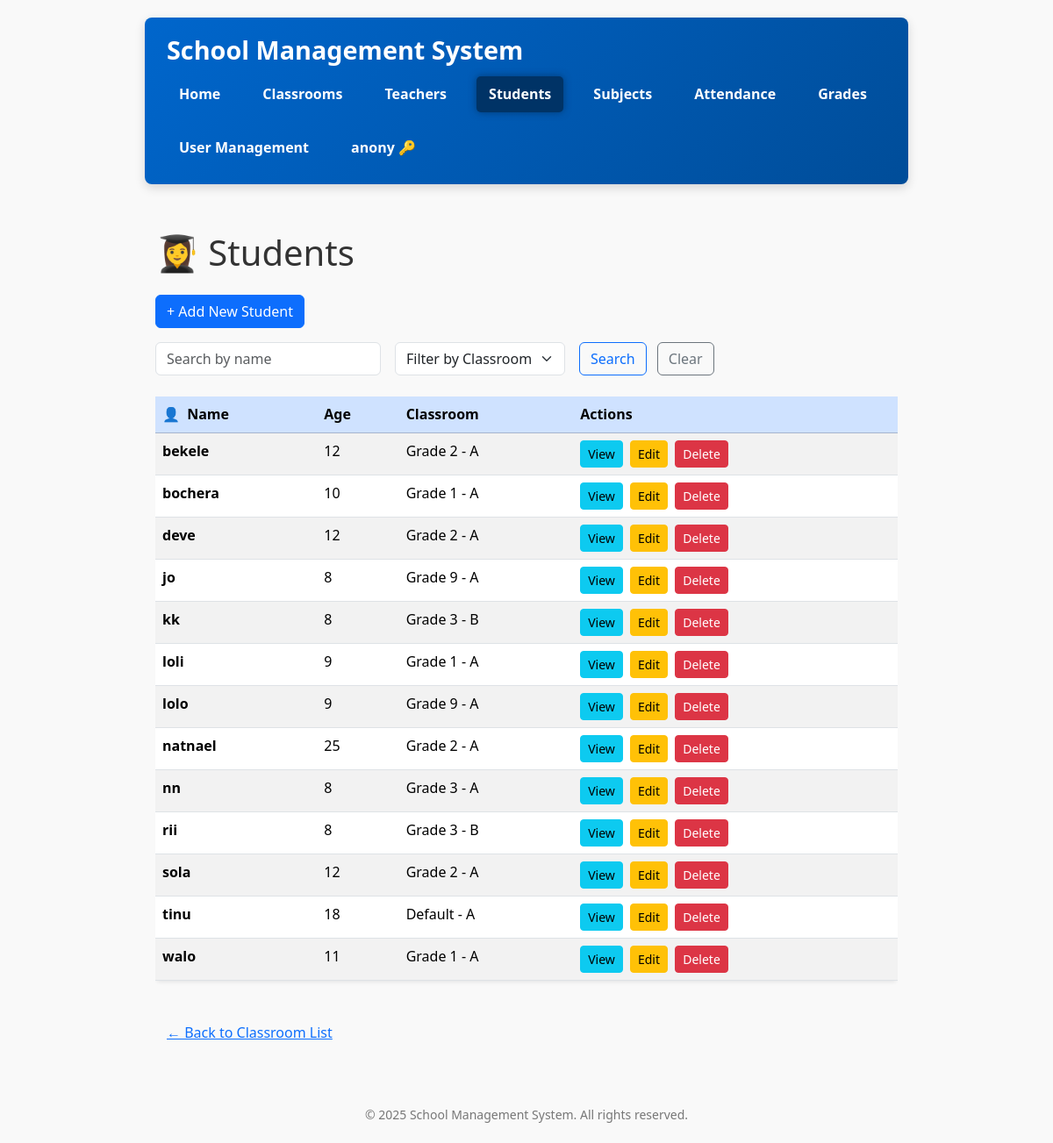
The page /students/ (signed in) on the database as committed earlier.
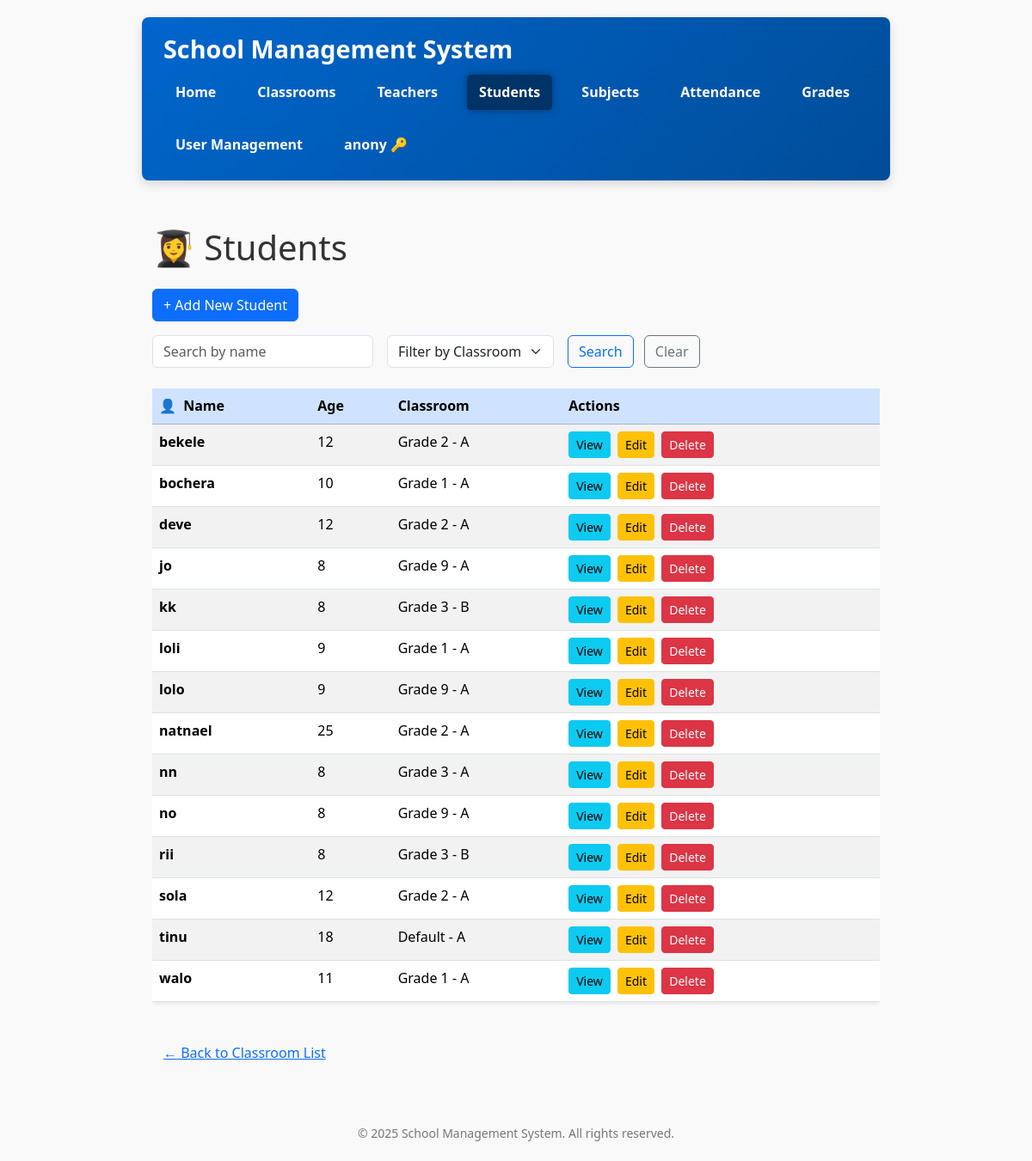
The same page on the database as committed later.
### school/models.py (models this page shows, shortened)
class Student(models.Model):
    user = models.OneToOneField(settings.AUTH_USER_MODEL, on_delete=models.CASCADE)
    GENDER_CHOICES = [('Male', 'Male'), ('Female', 'Female'), ('Other', 'Other')]
    name = models.CharField(max_length=100)
    age = models.PositiveIntegerField()
    gender = models.CharField(max_length=10, choices=GENDER_CHOICES)
    photo = models.ImageField(upload_to='student_photos/', blank=True, null=True)
    address = models.TextField(blank=True)
    parent_contact = models.CharField(max_length=20, blank=True)
    classroom = models.ForeignKey(ClassRoom, on_delete=models.CASCADE, related_name='students')
    class Meta:
        ordering = ['name']

class ClassRoom(models.Model):
    name = models.CharField(max_length=100)
    section = models.CharField(max_length=1)
    subjects = models.ManyToManyField('Subject', related_name='classrooms', blank=True)
    class Meta:
        ordering = ['name', 'section']
        verbose_name_plural = 'Classrooms'

### school/views.py (the view)
# urls.py: path('students/', views.student_list, name='student_list'),
@role_required(['ADMIN', 'TEACHER', 'STUDENT'])
def student_list(request):
    students = Student.objects.all()
    classrooms = ClassRoom.objects.all()
    q = request.GET.get('q')
    if q:
        students = students.filter(name__icontains=q)
    classroom_id = request.GET.get('classroom')
    if classroom_id:
        students = students.filter(classroom_id=classroom_id)
    return render(request, 'school/student_list.html', {
        'students': students,
        'classrooms': classrooms,
    })

### school/views.py (called while the page is built)
def role_required(allowed_roles=None):
    if allowed_roles is None:
        allowed_roles = []
    def decorator(view_func):
        @wraps(view_func)
        def wrapper(request, *args, **kwargs):
            if not request.user.is_authenticated:
                from django.contrib.auth.views import redirect_to_login
                return redirect_to_login(request.get_full_path())
            user = request.user
            if user.is_superuser:
                return view_func(request, *args, **kwargs)
            user_role = getattr(user, 'role', None)
            if user_role and user_role.upper() in [r.upper() for r in allowed_roles]:
                return view_func(request, *args, **kwargs)
            from django.shortcuts import redirect
            return redirect('school:no_permission')
        return wrapper
    return decorator

### school/templates/school/student_list.html (shortened to what this page needs)
{% extends 'school/base.html' %}
{% block content %}
<h1 class="mb-4">👩‍🎓 Students</h1>
<div class="mb-3">
    <a href="{% url 'school:student_create' %}" class="btn btn-primary">
        + Add New Student
    </a>
</div>
<form method="get" class="row g-3 align-items-center mb-4">
    <div class="col-auto">
        <input
            type="text"
            name="q"
            class="form-control"
            placeholder="Search by name"
            value="{{ request.GET.q|default:'' }}"
            autocomplete="off"
        />
    </div>
    <div class="col-auto">
        <select name="classroom" class="form-select">
            <option value="">Filter by Classroom</option>
        </select>
    </div>
    <div class="col-auto">
        <button type="submit" class="btn btn-outline-primary">Search</button>
        <a href="{% url 'school:student_list' %}" class="btn btn-outline-secondary ms-2">Clear</a>
    </div>
</form>
{% if students %}
<div class="table-responsive">
    <table class="table table-striped table-hover shadow-sm rounded bg-white">
        <thead class="table-primary">
            <tr>
                <th><span class="me-1">👤</span> Name</th>
                <th>Age</th>
                <th>Classroom</th>
                <th>Actions</th>
            </tr>
        </thead>
        <tbody>
            {% for student in students %}
            <tr>
                <td><strong>{{ student.name }}</strong></td>
                <td>{{ student.age }}</td>
                <td>{{ student.classroom.name }} - {{ student.classroom.section }}</td>
                <td>
                    <a href="{% url 'school:student_detail' student.pk %}" class="btn btn-sm btn-info me-1">View</a>
                    <a href="{% url 'school:student_update' student.pk %}" class="btn btn-sm btn-warning me-1">Edit</a>
                    <form method="post" action="{% url 'school:student_delete' student.pk %}" style="display:inline;" onsubmit="return confirm('Are you sure you want to delete this student?');">
                        <button type="submit" class="btn btn-sm btn-danger">Delete</button>
                    </form>
                </td>
            </tr>
            {% endfor %}
        </tbody>
    </table>
</div>
{% else %}
<div class="alert alert-info text-center">No students found.</div>
{% endif %}
<div class="mt-4">
    <a href="{% url 'school:classroom_list' %}" class="btn btn-link">← Back to Classroom List</a>
</div>
{% endblock %}

Rows that differ between the two databases and show on the page:
added Student: name "no", age "8", classroom.name "Grade 9", classroom.section "A"
